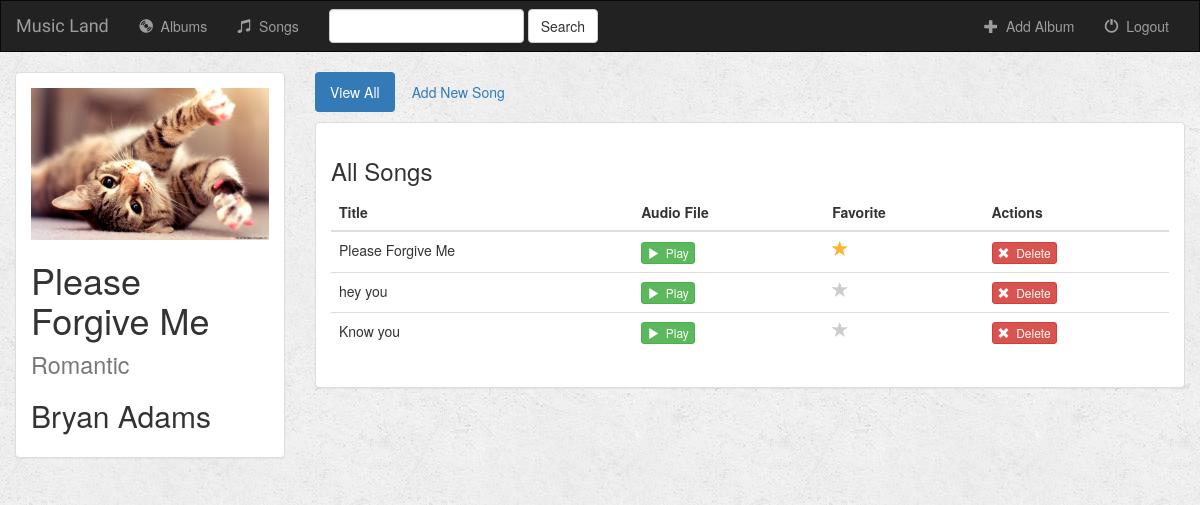
The page /music/8/ on the database as committed earlier.
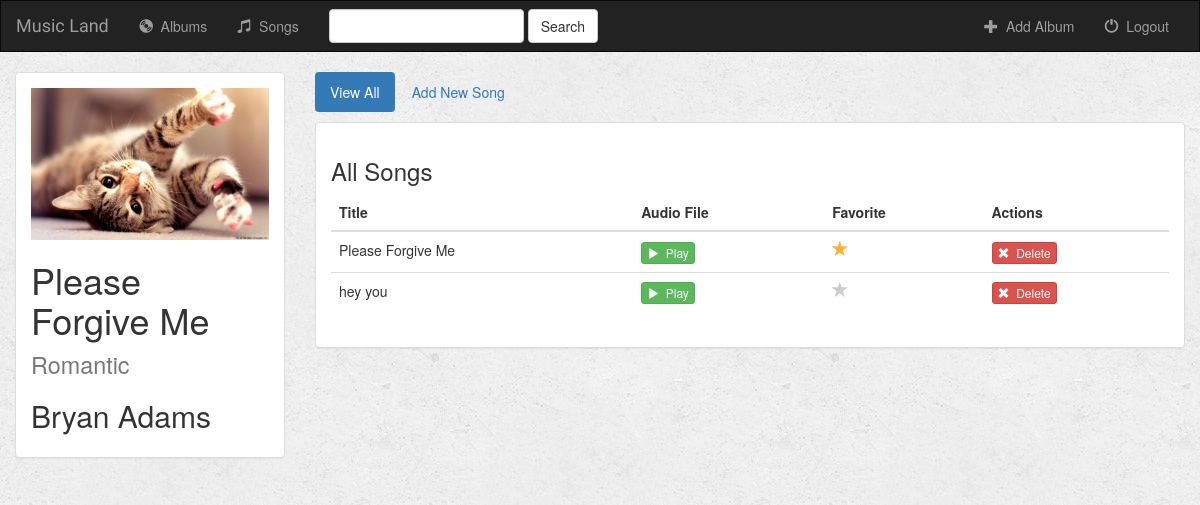
The same page on the database as committed later.
### music/models.py (models this page shows, shortened)
class Song(models.Model):
    album = models.ForeignKey(Album, on_delete=models.CASCADE)
    song_title = models.CharField(max_length=250)
    audio_file = models.FileField(default='')
    is_favorite = models.BooleanField(default=False)
    file_type = models.CharField(max_length=100)

### music/views.py (the view)
# urls.py: path('<int:album_id>/', views.detail, name='detail'),
def detail(request, album_id):
    album = get_object_or_404(Album, pk=album_id)
    return render(request, 'music/detail.html', {'album': album})

### music/models.py (called while the page is built)
    def __str__(self):
        return self.album_title + ' - ' + self.artist

### music/templates/music/detail.html (shortened to what this page needs)
{% extends 'music/base.html' %}
{% block body %}
<div class="container-fluid songs-container">
    <div class="row">
        <div class="col-sm-4 col-md-3">
            <div class="panel panel-default">
                <div class="panel-body">
                    <a href="{% url 'music:detail' album.id %}">
                        {% if album.album_logo.url %}
                            <img src="{{ album.album_logo.url }}" class="img-responsive">
                        {% else %}
                            <h3>No image to display</h3>
                        {% endif %}
                    </a>
                    <h1>{{ album.album_title }} <small>{{ album.genre }}</small></h1>
                    <h2>{{ album.artist }}</h2>
                </div>
            </div>
        </div>
        <div class="col-sm-8 col-md-9">
           <ul class="nav nav-pills" style="margin-bottom: 10px;">
                <li role="presentation" class="active"><a href="{% url 'music:detail' album.id %}">View All</a></li>
                <li role="presentation"><a href="{% url 'music:create_song' album.id %}">Add New Song</a></li>
            </ul>
            <div class="panel panel-default">
                <div class="panel-body">
                    <h3>All Songs</h3>
                    <table class="table">
                        <thead>
                        <tr>
                            <th>Title</th>
                            <th>Audio File</th>
                            <th>Favorite</th>
                            <th>Actions</th>
                        </tr>
                        </thead>
                        <tbody>
                        {% for song in album.song_set.all %}
                            <tr>
                                <td>{{ song.song_title }}</td>
                                <td>
                                    <a target="_blank" href="{{ song.audio_file.url }}">
                                        <button type="button" class="btn btn-success btn-xs">
                                            <span class="glyphicon glyphicon-play"></span>&nbsp; Play
                                        </button>
                                    </a>
                                </td>
                                <td>
                                    <a href="{% url 'music:favorite' song.id %}" class="btn-favorite"><span class="glyphicon glyphicon-star {% if song.is_favorite %}active{% endif %}"></span></a>
                                </td>
                                <td>
                                    <form action="{% url 'music:delete_song' album.id song.id %}" method="post" style="display: inline;">
                                        <button type="submit" class="btn btn-danger btn-xs">
                                            <span class="glyphicon glyphicon-remove"></span>&nbsp; Delete
                                        </button>
                                    </form>
                                </td>
                            </tr>
                        {% endfor %}
                        </tbody>
                    </table>
                </div>
            </div>
        </div>
    </div>
</div>
{% endblock %}

Rows that differ between the two databases and show on the page:
removed Song: song_title "Know you", is_favorite False (drawn)
